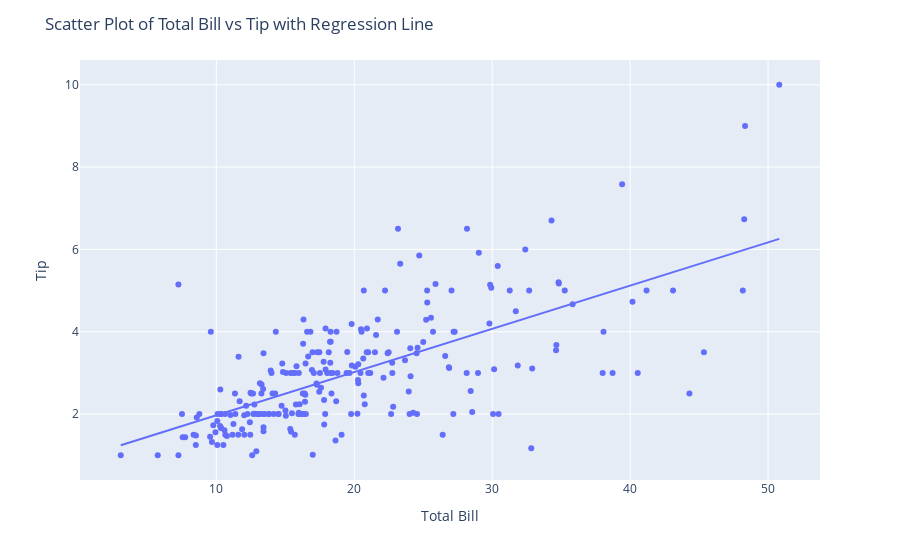

Notebook code for this chart:
### Markdown cell above
3. Створіть графік (scatter plot) для даних про рахунки та чайові в ресторані, де:
Вісь X (x-axis) відповідає загальній сумі рахунків (total bill).
Вісь Y (y-axis) відповідає сумі чайових (tip).
Додайте на графік лінію регресії (trendline), що відображає тенденцію у зв'язку між сумою
рахунків і чайовими за допомогою методу наименших квадратів (OLS - Ordinary Least Squares).

### Code cell
data = px.data.tips()

fig = px.scatter(data,
                 x='total_bill',
                 y='tip',
                 trendline="ols")

fig.update_layout(
    title='Scatter Plot of Total Bill vs Tip with Regression Line',
    xaxis_title='Total Bill',
    yaxis_title='Tip'
)

fig.show()

### Figure 1 — Plotly figure (JSON) as saved in the notebook; plotly's stock layout.template omitted (floating-point values rounded to 4 significant figures; data arrays with more than 128 entries replaced by an {"elided": "..."} marker saying what was removed)
{"data": [{"hovertemplate": "total_bill=%{x}<br>tip=%{y}<extra></extra>", "legendgroup": "", "marker": {"color": "#636efa", "symbol": "circle"}, "mode": "markers", "name": "", "orientation": "v", "showlegend": false, "x": {"elided": "244 float values"}, "xaxis": "x", "y": {"elided": "244 float values"}, "yaxis": "y", "type": "scatter"}, {"hovertemplate": "<b>OLS trendline</b><br>tip = 0.105025 * total_bill + 0.92027<br>R<sup>2</sup>=0.456617<br><br>total_bill=%{x}<br>tip=%{y} <b>(trend)</b><extra></extra>", "legendgroup": "", "marker": {"color": "#636efa", "symbol": "circle"}, "mode": "lines", "name": "", "showlegend": false, "x": {"elided": "244 float values"}, "xaxis": "x", "y": {"elided": "244 float values"}, "yaxis": "y", "type": "scatter"}], "layout": {"xaxis": {"anchor": "y", "domain": [0.0, 1.0], "title": {"text": "Total Bill"}}, "yaxis": {"anchor": "x", "domain": [0.0, 1.0], "title": {"text": "Tip"}}, "legend": {"tracegroupgap": 0}, "margin": {"t": 60}, "title": {"text": "Scatter Plot of Total Bill vs Tip with Regression Line"}}}
